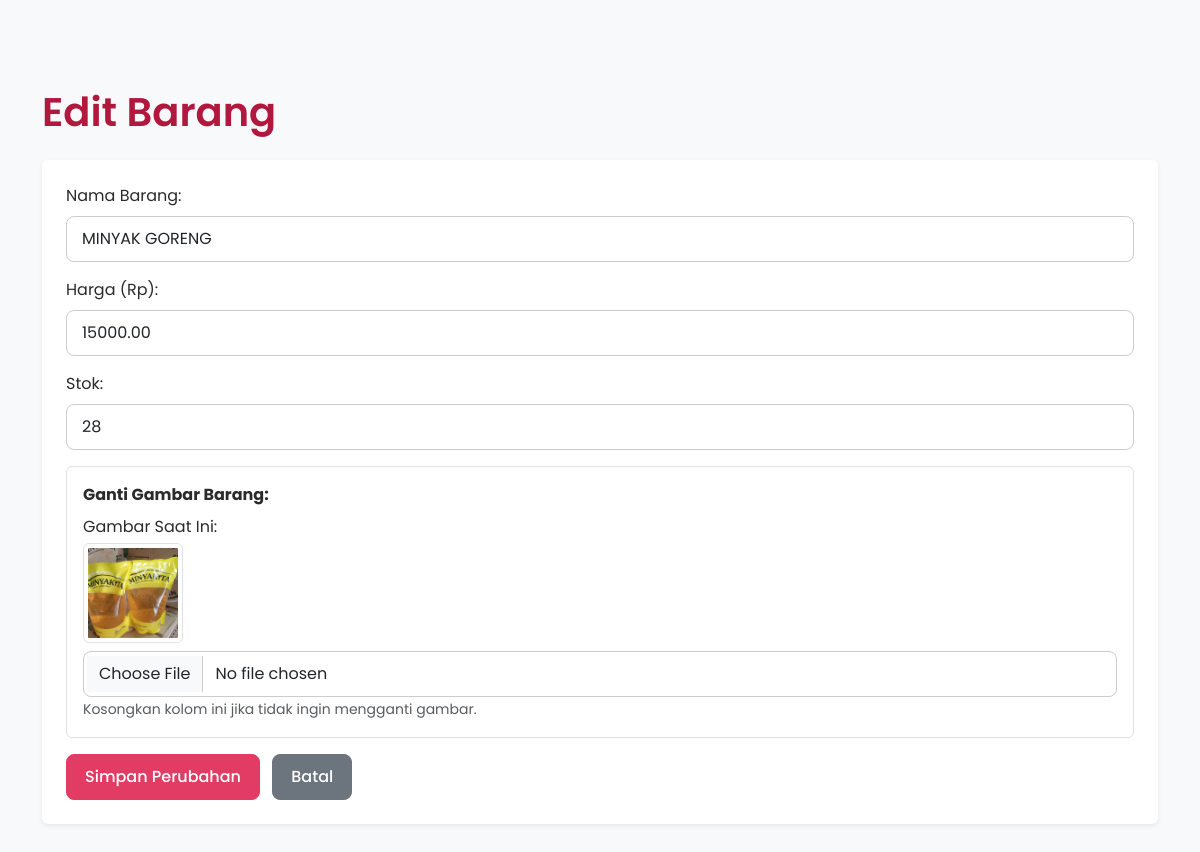
Screenshot of /barang_edit.php?id=2 with the database file from the repository.
### tables this page shows
CREATE TABLE `barang` (
  `id_barang` int(11) NOT NULL,
  `nama_barang` varchar(255) NOT NULL,
  `harga` decimal(12,2) NOT NULL CHECK (`harga` >= 0),
  `stok` int(11) NOT NULL DEFAULT 0 CHECK (`stok` >= 0),
  `gambar` varchar(255) DEFAULT NULL
);

### barang_edit.php (the view, shortened to what this page needs)
<?php
include 'header.php';
$id = $_GET['id'] ?? null;
$sql_select = "SELECT nama_barang, harga, stok, gambar FROM barang WHERE id_barang = ?";
$stmt_select = $conn->prepare($sql_select);
$stmt_select->bind_param("i", $id);
$stmt_select->execute();
$result = $stmt_select->get_result();
if ($result->num_rows === 0) {
    $error = "Barang tidak ditemukan.";
} else {
    $barang = $result->fetch_assoc();
}
?>
<h1 class="mb-4">Edit Barang</h1>
<?php if (isset($barang)) : ?>
<form method="post" action="" class="p-4 border rounded shadow-sm bg-white" enctype="multipart/form-data">
    <div class="mb-3">
        <label for="nama_barang" class="form-label">Nama Barang:</label>
        <input type="text" id="nama_barang" name="nama_barang" class="form-control" value="<?= htmlspecialchars($barang['nama_barang']) ?>" required>
    </div>
    <div class="mb-3">
        <label for="harga" class="form-label">Harga (Rp):</label>
        <input type="number" id="harga" name="harga" class="form-control" min="0" step="0.01" value="<?= htmlspecialchars($barang['harga']) ?>" required>
    </div>
    <div class="mb-3">
        <label for="stok" class="form-label">Stok:</label>
        <input type="number" id="stok" name="stok" class="form-control" min="0" value="<?= htmlspecialchars($barang['stok']) ?>" required>
    </div>
    <div class="mb-3 border p-3 rounded">
        <label for="gambar" class="form-label fw-bold">Ganti Gambar Barang:</label>
        <?php if (!empty($barang['gambar'])): ?>
            <div class="mb-2">
                <p class="mb-1">Gambar Saat Ini:</p>
                <img src="assets/img/<?= htmlspecialchars($barang['gambar']) ?>" style="width: 100px; height: 100px; object-fit: cover;" class="img-thumbnail">
            </div>
        <?php else: ?>
            <div class="mb-2 text-muted">Belum ada gambar yang diunggah.</div>
        <?php endif; ?>
        <input type="file" id="gambar" name="gambar" class="form-control mt-2">
        <small class="form-text text-muted">Kosongkan kolom ini jika tidak ingin mengganti gambar.</small>
    </div>
    <button type="submit" class="btn btn-primary me-2">Simpan Perubahan</button>
    <a href="barang_list.php" class="btn btn-secondary">Batal</a>
</form>
<?php endif; ?>
<?php
include 'footer.php';
?>

### assets/css/style.css (style rules this page uses)
:root { --bg: #FCEDD8; --surface: #FFFFFF; --text: #2b2b2b; --accent-rasp: #E23C64; --accent-coral: #FF5E5E; --accent-honey: #FFD464; --accent-deep: #B0183D; --muted: #fcf6f1; --border: #e9e4df; --shadow-accent: rgba(226,60,100,0.12); --shadow-accent-strong: rgba(226,60,100,0.2); }
body { background-color: var(--bg); font-family: 'Poppins', sans-serif; color: var(--text); }
h1, h2, h3 { color: var(--accent-deep); font-weight: 600; }
.card, .p-4.border.rounded.shadow-sm.bg-white { background-color: var(--surface); border: none !important; border-radius: 12px; box-shadow: 0 6px 20px var(--shadow-accent); transition: transform 0.3s ease-in-out, box-shadow 0.3s ease-in-out; }
.form-control, .form-select { border-radius: 8px; border: 1px solid #ccc; padding: 10px 15px; transition: border-color 0.3s, box-shadow 0.2s; }
.btn { border-radius: 8px; padding: 10px 18px; font-weight: 500; transition: transform 0.18s ease, box-shadow 0.18s ease; }
.btn-primary { background-color: var(--accent-rasp) !important; border-color: var(--accent-rasp) !important; color: #fff !important; }

### rows the page displays
barang: nama_barang "MINYAK GORENG", harga "15000.00", stok "28", gambar (picture)
